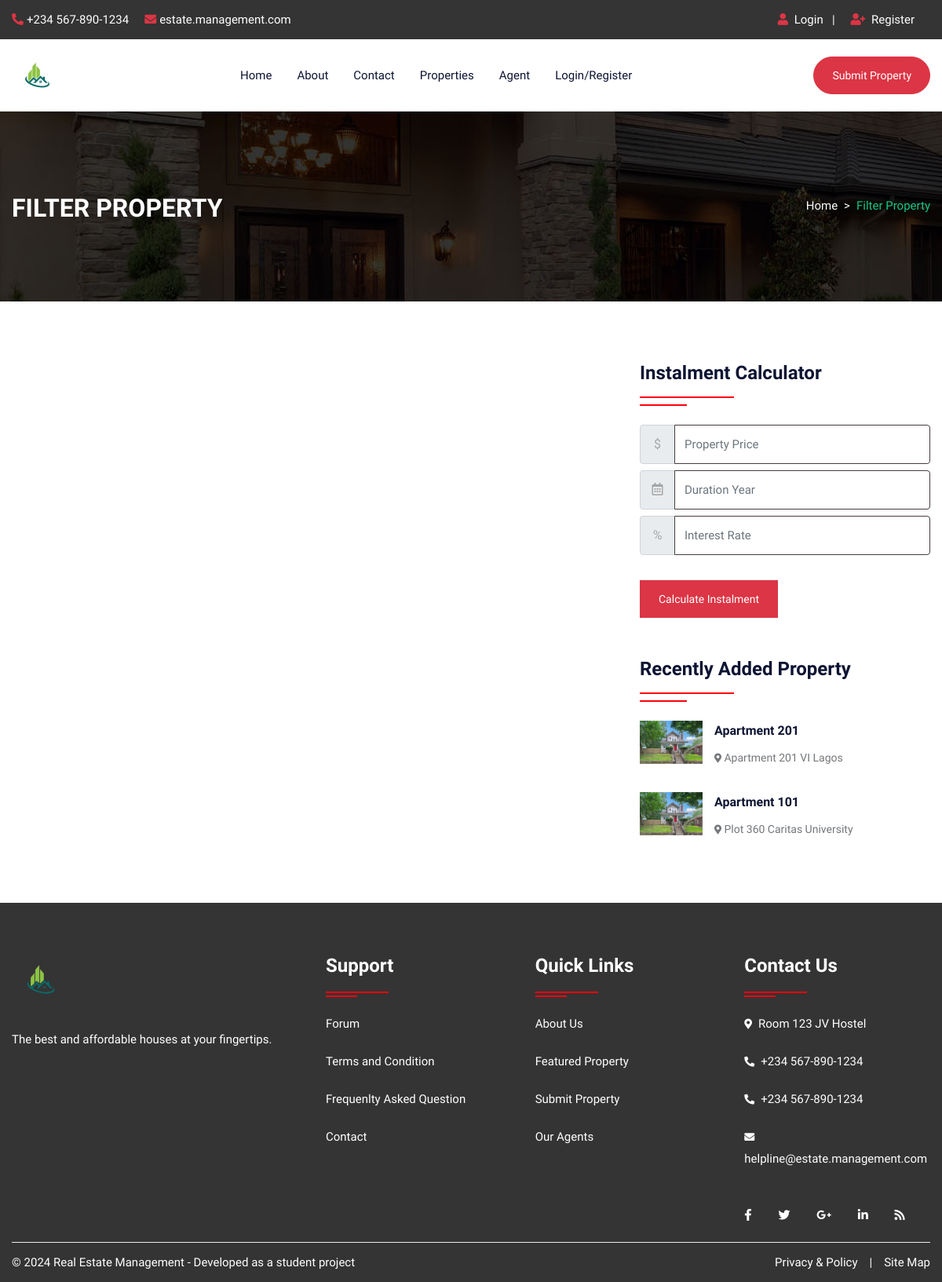
The page /propertygrid.php on the database its author committed.
### tables this page shows
CREATE TABLE `property` (
  `pid` int(50) NOT NULL,
  `title` varchar(200) NOT NULL,
  `pcontent` longtext NOT NULL,
  `type` varchar(100) NOT NULL,
  `bhk` varchar(50) NOT NULL,
  `stype` varchar(100) NOT NULL,
  `bedroom` int(50) NOT NULL,
  `bathroom` int(50) NOT NULL,
  `balcony` int(50) NOT NULL,
  `kitchen` int(50) NOT NULL,
  `hall` int(50) NOT NULL,
  `floor` varchar(50) NOT NULL,
  `size` int(50) NOT NULL,
  `price` int(50) NOT NULL,
  `location` varchar(200) NOT NULL,
  `city` varchar(100) NOT NULL,
  `state` varchar(100) NOT NULL,
  `feature` longtext NOT NULL,
  `pimage` varchar(300) NOT NULL,
  `pimage1` varchar(300) NOT NULL,
  `pimage2` varchar(300) NOT NULL,
  `pimage3` varchar(300) NOT NULL,
  `pimage4` varchar(300) NOT NULL,
  `uid` int(50) NOT NULL,
  `status` varchar(50) NOT NULL,
  `mapimage` varchar(300) NOT NULL,
  `topmapimage` varchar(300) NOT NULL,
  `groundmapimage` varchar(300) NOT NULL,
  `totalfloor` varchar(50) NOT NULL,
  `date` datetime NOT NULL DEFAULT current_timestamp(),
  `isFeatured` int(11) DEFAULT NULL
);

### propertygrid.php (the view, shortened to what this page needs)
<!DOCTYPE html>
<html lang="en">
<head>
<link rel="stylesheet" type="text/css" href="css/bootstrap.min.css">
<link rel="stylesheet" type="text/css" href="css/bootstrap-slider.css">
<link rel="stylesheet" type="text/css" href="css/jquery-ui.css">
<link rel="stylesheet" type="text/css" href="css/layerslider.css">
<link rel="stylesheet" type="text/css" href="css/color.css" id="color-change">
<link rel="stylesheet" type="text/css" href="css/owl.carousel.min.css">
<link rel="stylesheet" type="text/css" href="css/font-awesome.min.css">
<link rel="stylesheet" type="text/css" href="fonts/flaticon/flaticon.css">
<link rel="stylesheet" type="text/css" href="css/style.css">
</head>
<body>
<div id="page-wrapper">
    <div class="row">
		<?php include("include/header.php");?>
        <div class="banner-full-row page-banner" style="background-image:url('images/breadcromb.jpg');">
            <div class="container">
                <div class="row">
                    <div class="col-md-6">
                        <h2 class="page-name float-left text-white text-uppercase mt-1 mb-0"><b>Filter Property</b></h2>
                    </div>
                    <div class="col-md-6">
                        <nav aria-label="breadcrumb" class="float-left float-md-right">
                            <ol class="breadcrumb bg-transparent m-0 p-0">
                                <li class="breadcrumb-item text-white"><a href="#">Home</a></li>
                                <li class="breadcrumb-item active">Filter Property</li>
                            </ol>
                        </nav>
                    </div>
                </div>
            </div>
        </div>
        <div class="full-row">
            <div class="container">
                <div class="row">
					<div class="col-lg-8">
                    </div>
                    <div class="col-lg-4">
                        <div class="sidebar-widget">
                            <h4 class="double-down-line-left text-secondary position-relative pb-4 my-4">Instalment Calculator</h4>
						<form class="d-inline-block w-100" action="calc.php" method="post">
                            <div class="input-group mb-2 mr-sm-2">
                                <div class="input-group-prepend">
                                    <div class="input-group-text">$</div>
                                </div>
                                <input type="text" class="form-control" name="amount" placeholder="Property Price">
                            </div>
                            <div class="input-group mb-2 mr-sm-2">
                                <div class="input-group-prepend">
                                    <div class="input-group-text"><i class="far fa-calendar-alt"></i></div>
                                </div>
                                <input type="text" class="form-control" name="month" placeholder="Duration Year">
                            </div>
                            <div class="input-group mb-2 mr-sm-2">
                                <div class="input-group-prepend">
                                    <div class="input-group-text">%</div>
                                </div>
                                <input type="text" class="form-control" name="interest" placeholder="Interest Rate">
                            </div>
                            <button type="submit" value="submit" name="calc" class="btn btn-danger mt-4">Calculate Instalment</button>
                        </form>
                        </div>
                        <div class="sidebar-widget mt-5">
                            <h4 class="double-down-line-left text-secondary position-relative pb-4 mb-4">Recently Added Property</h4>
                            <ul class="property_list_widget">
								<?php
								$query=mysqli_query($con,"SELECT * FROM `property` ORDER BY date DESC LIMIT 6");
										while($row=mysqli_fetch_array($query))
										{
								?>
                                <li> <img src="admin/property/<?php echo $row['18'];?>" alt="pimage">
                                    <h6 class="text-secondary hover-text-success text-capitalize"><a href="propertydetail.php?pid=<?php echo $row['0'];?>"><?php echo $row['1'];?></a></h6>
                                    <span class="font-14"><i class="fas fa-map-marker-alt icon-success icon-small"></i> <?php echo $row['14'];?></span>
                                </li>
                                <?php } ?>
                            </ul>
                        </div>
                    </div>
                </div>
            </div>
        </div>
		<?php include("include/footer.php");?>
    </div>
</div>
</body>
</html>

### css/color.css (style rules this page uses)
:root { --theme-ordinary-color: #74777b; }
:root { --theme-primary-color: #17c788; }
:root { --themed-primary-color: #ff000f; }
:root { --theme-secondary-color: #0d1432; }
:root { --theme-white-color: #fff; }
:root { --theme-light-color: #f8f8f8; }
:root { --theme-gray-color: #f5f5f5; }
:root { --theme-footer-color: #091b4b; }
:root { --theme-dark-color: #091b4b; }
:root { --text-light-color: #a3a7af; }
:root { --theme-primary-opacity-color: rgba(11, 191, 141, .8); }
:root { --theme-secondary-opacity-color: rgba(13,20,50,0.7); }
:root { --theme-white-opacity-color: rgba(255, 255, 255, 0.3); }
:root { --theme-dark-opacity-color: rgba(0, 0, 0, 0.5); }
:root { --theme-ordinary-font: 'Muli', sans-serif; }
:root { --theme-highlight-font: 'Comfortaa', cursive; }

### rows shown on the page
property: pimage (picture), title "Apartment 201", location "Apartment 201 VI Lagos"
property: pimage (picture), title "Apartment 101", location "Plot 360 Caritas University"
